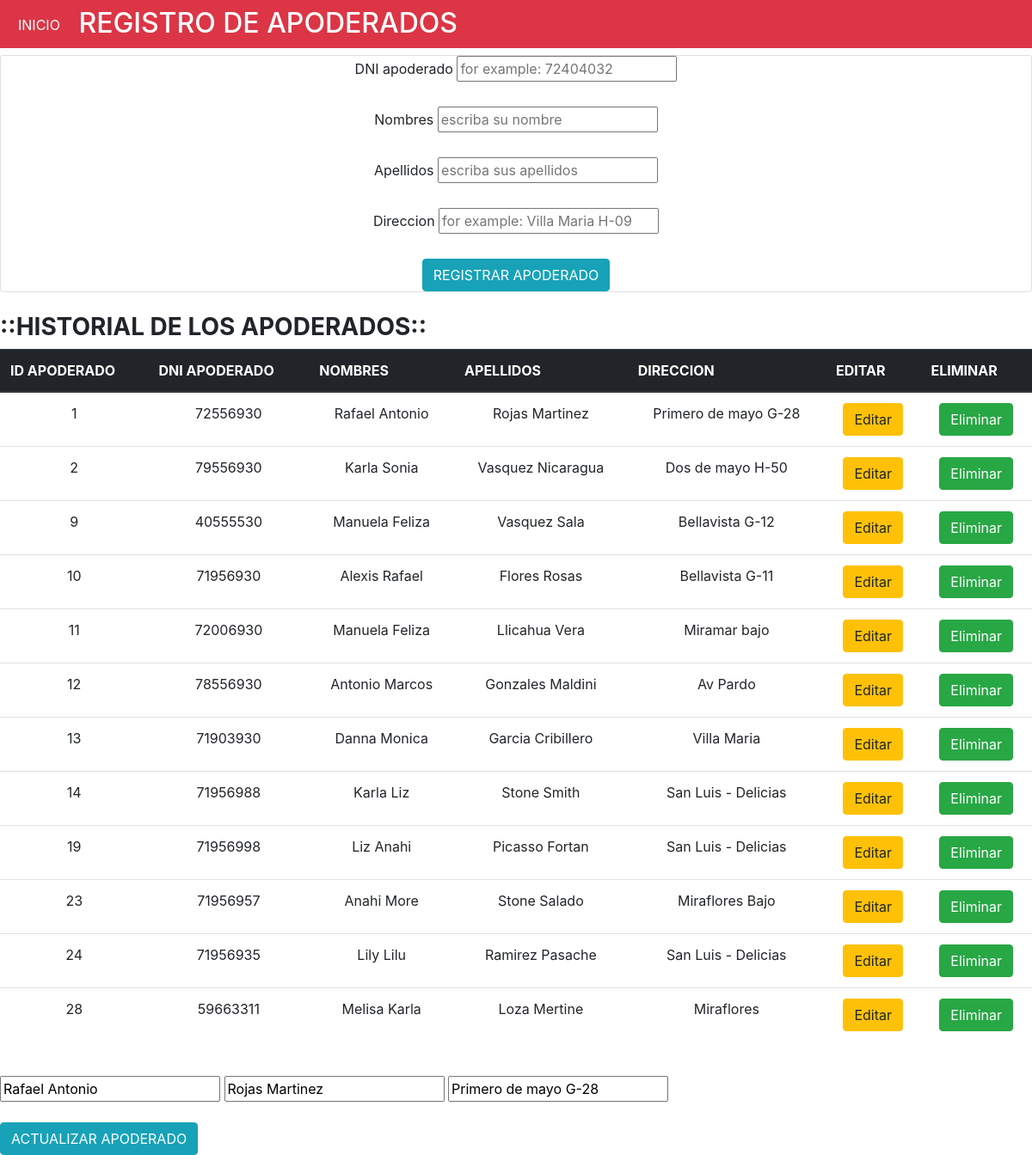
Screenshot of /controllers/apoderado.php/index.php?editarapoderado=1 with the database file from the repository.
### tables this page shows
CREATE TABLE `apoderado` (
  `Idapoderado` int(11) NOT NULL,
  `DNIapoderado` int(8) NOT NULL,
  `Nombres` varchar(55) NOT NULL,
  `Apellidos` varchar(55) NOT NULL,
  `direccion` varchar(55) NOT NULL
);

### controllers/apoderado.php (called while the page is built)
<?php
require_once("../views/apoderado.php");
require_once("../models/apoderado.php");
?>

### views/apoderado.php (the view, shortened to what this page needs)
<?php
require_once("../db/conexion.php");
?>
<!DOCTYPE html>
<html>
<head>
<link rel="stylesheet" href="https://maxcdn.bootstrapcdn.com/bootstrap/4.0.0/css/bootstrap.min.css">
</head>
<body>
<h2  class="p-2 mb-2 bg-danger text-white"><input type="submit" align="rigth" value="INICIO" class="btn btn-danger" onclick = "location='/ProyectoFinal/views/principal.php/'"/> REGISTRO DE APODERADOS</h2>
<div align="center" class="card card-container">
<form method="POST" action="">
<label>DNI apoderado</label>
<input type="text" name="DNIapoderado" minlength="8" maxlength="8" placeholder="for example: 72404032" required/><br></br>
<label>Nombres</label>
<input type="text" name="Nombres" placeholder="escriba su nombre"><br></br>
<label>Apellidos</label>
<input type="text" name="Apellidos" placeholder="escriba sus apellidos"><br></br>
<label>Direccion</label>
<input type="text" name="direccion" placeholder="for example: Villa Maria H-09">
<br></br>
<input type="submit"  class="btn btn-info" name="insertar" value="REGISTRAR APODERADO" >
</div>
<br />
<h3><b>::HISTORIAL DE LOS APODERADOS::</b></h3>
<table class="table table-hover" >
	<thead class="thead-dark">
<tr>
<th>ID APODERADO</th>
<th>DNI APODERADO</th>
<th>NOMBRES</th>
<th>APELLIDOS</th>
<th>DIRECCION</th>
<th>EDITAR</th>
<th>ELIMINAR</th>
</tr>
</thead>
<?php
$mostrar="SELECT * FROM apoderado";
$ejecutar=mysqli_query($conexion,$mostrar);
while ($fila=mysqli_fetch_array($ejecutar)){
	$iap=$fila['Idapoderado'];
	$dniAP=$fila['DNIapoderado'];
	$nom=$fila['Nombres'];
	$app=$fila['Apellidos'];
	$dir=$fila['direccion'];
?>
<tr align="center">
<td><?php echo $iap; ?></td>
<td><?php echo $dniAP; ?></td>
<td><?php echo $nom; ?></td>
<td><?php echo $app; ?></td>
<td><?php echo $dir; ?></td>
<td><a href="index.php?editarapoderado=<?php echo $iap;?>"class="btn btn-warning">Editar</a></td>
<td><a href="index.php?eliminarapoderado=<?php echo $iap;?>"class="btn btn-success">Eliminar</a></td>
</tr>
	<?php } ?>
  </table>
</body>
</html>

### models/editar_apoderado.php (shortened to what this page needs)
<?php
if(isset($_GET['editarapoderado'])){
	$editariAP = $_GET['editarapoderado'];
	$consulta = "SELECT * FROM apoderado WHERE Idapoderado='$editariAP'";
	$ejecutar = mysqli_query($conexion,$consulta);
	$fila = mysqli_fetch_array($ejecutar);
	$nom=$fila['Nombres'];
	$app=$fila['Apellidos'];
	$dir=$fila['direccion'];
	}
?>
<form method="POST" action="">
<input type="text" name="nomb" value="<?php echo $nom; ?>">
<input type="text" name="appa" value="<?php echo $app; ?>">
<input type="text" name="dire" value="<?php echo $dir; ?>">
<br></br>
<input type="submit" class="btn btn-info" name="actualizar" value="ACTUALIZAR APODERADO">
</form>

### rows the page displays
apoderado: Idapoderado "1", DNIapoderado "72556930", Nombres "Rafael Antonio", Apellidos "Rojas Martinez", direccion "Primero de mayo G-28", nomb "Rafael Antonio", appa "Rojas Martinez", dire "Primero de mayo G-28"
apoderado: Idapoderado "2", DNIapoderado "79556930", Nombres "Karla Sonia", Apellidos "Vasquez Nicaragua", direccion "Dos de mayo H-50"
apoderado: Idapoderado "9", DNIapoderado "40555530", Nombres "Manuela Feliza", Apellidos "Vasquez Sala", direccion "Bellavista G-12"
apoderado: Idapoderado "10", DNIapoderado "71956930", Nombres "Alexis Rafael", Apellidos "Flores Rosas", direccion "Bellavista G-11"
apoderado: Idapoderado "11", DNIapoderado "72006930", Nombres "Manuela Feliza", Apellidos "Llicahua Vera", direccion "Miramar bajo"
apoderado: Idapoderado "12", DNIapoderado "78556930", Nombres "Antonio Marcos", Apellidos "Gonzales Maldini", direccion "Av Pardo"
apoderado: Idapoderado "13", DNIapoderado "71903930", Nombres "Danna Monica", Apellidos "Garcia Cribillero", direccion "Villa Maria"
apoderado: Idapoderado "14", DNIapoderado "71956988", Nombres "Karla Liz", Apellidos "Stone Smith", direccion "San Luis - Delicias"
apoderado: Idapoderado "19", DNIapoderado "71956998", Nombres "Liz Anahi", Apellidos "Picasso Fortan", direccion "San Luis - Delicias"
apoderado: Idapoderado "23", DNIapoderado "71956957", Nombres "Anahi More", Apellidos "Stone Salado", direccion "Miraflores Bajo"
apoderado: Idapoderado "24", DNIapoderado "71956935", Nombres "Lily Lilu", Apellidos "Ramirez Pasache", direccion "San Luis - Delicias"
apoderado: Idapoderado "28", DNIapoderado "59663311", Nombres "Melisa Karla", Apellidos "Loza Mertine", direccion "Miraflores"
